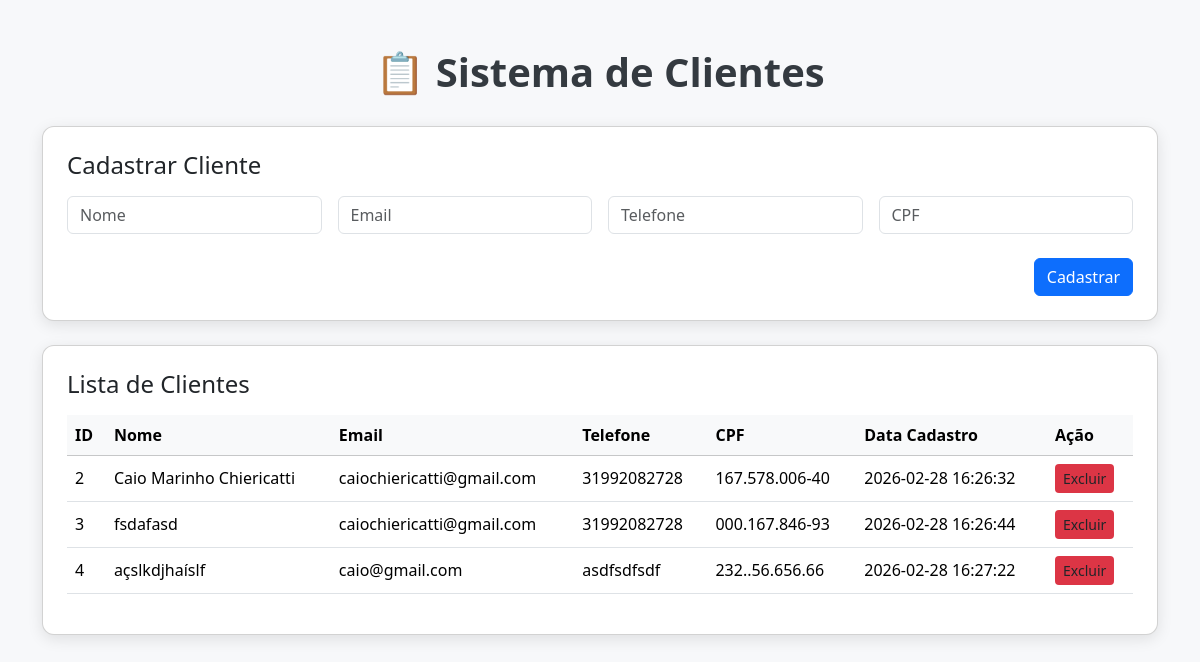
The page / on the database its author committed.
### tables this page shows
CREATE TABLE clientes (
            id INTEGER PRIMARY KEY AUTOINCREMENT,
            nome TEXT NOT NULL,
            email TEXT NOT NULL,
            telefone TEXT NOT NULL,
            cpf TEXT UNIQUE NOT NULL,
            data_cadastro TEXT DEFAULT (datetime('now', 'localtime'))
        );

### app.py (the view)
@app.route('/')
def index():
    conexao = conectar()
    cursor = conexao.cursor()
    cursor.execute("SELECT * FROM clientes")
    clientes = cursor.fetchall()
    conexao.close()
    return render_template('index.html', clientes=clientes)

### app.py (called while the page is built)
def conectar():
    return sqlite3.connect('clientes.db')

### templates/index.html (shortened to what this page needs)
<!DOCTYPE html>
<html lang="pt-br">
<head>
    <link href="https://cdn.jsdelivr.net/npm/bootstrap@5.3.2/dist/css/bootstrap.min.css" rel="stylesheet">
</head>
<body>
<div class="container mt-5">
    <h1 class="text-center">📋 Sistema de Clientes</h1>
    <div class="card p-4 mb-4">
        <h4 class="mb-3">Cadastrar Cliente</h4>
        <form action="/cadastrar" method="POST" class="row g-3">
            <div class="col-md-3">
                <input type="text" name="nome" class="form-control" placeholder="Nome" required>
            </div>
            <div class="col-md-3">
                <input type="email" name="email" class="form-control" placeholder="Email" required>
            </div>
            <div class="col-md-3">
                <input type="text" name="telefone" class="form-control" placeholder="Telefone" required>
            </div>
            <div class="col-md-3">
                <input type="text" name="cpf" class="form-control" placeholder="CPF" required>
            </div>
            <div class="col-12 text-end">
                <button type="submit" class="btn btn-primary mt-2">Cadastrar</button>
            </div>
        </form>
    </div>
    <div class="card p-4">
        <h4 class="mb-3">Lista de Clientes</h4>
        <table class="table table-hover">
            <thead class="table-light">
                <tr>
                    <th>ID</th>
                    <th>Nome</th>
                    <th>Email</th>
                    <th>Telefone</th>
                    <th>CPF</th>
                    <th>Data Cadastro</th>
                    <th>Ação</th>
                </tr>
            </thead>
            <tbody>
                {% for cliente in clientes %}
                <tr>
                    <td>{{ cliente[0] }}</td>
                    <td>{{ cliente[1] }}</td>
                    <td>{{ cliente[2] }}</td>
                    <td>{{ cliente[3] }}</td>
                    <td>{{ cliente[4] }}</td>
                    <td>{{ cliente[5] }}</td>
                    <td>
                        <a href="/excluir/{{ cliente[4] }}" class="btn btn-delete btn-sm">Excluir</a>
                    </td>
                </tr>
                {% endfor %}
            </tbody>
        </table>
    </div>
</div>
</body>
</html>

### templates/index.html (style rules this page uses)
body { background-color: #f7f8fa; }
.card { border-radius: 12px; box-shadow: 0 4px 15px rgba(0,0,0,0.1); }
h1 { font-weight: 600; margin-bottom: 30px; color: #343a40; }
table th, table td { vertical-align: middle; }
.btn-delete { background-color: #dc3545; border: none; }

### rows shown on the page
clientes: id "2", nome "Caio Marinho Chiericatti", email "caiochiericatti@gmail.com", telefone "31992082728", cpf "167.578.006-40", data_cadastro "2026-02-28 16:26:32"
clientes: id "3", nome "fsdafasd", email "caiochiericatti@gmail.com", telefone "31992082728", cpf "000.167.846-93", data_cadastro "2026-02-28 16:26:44"
clientes: id "4", nome "açslkdjhaíslf", email "caio@gmail.com", telefone "asdfsdfsdf", cpf "232..56.656.66", data_cadastro "2026-02-28 16:27:22"
